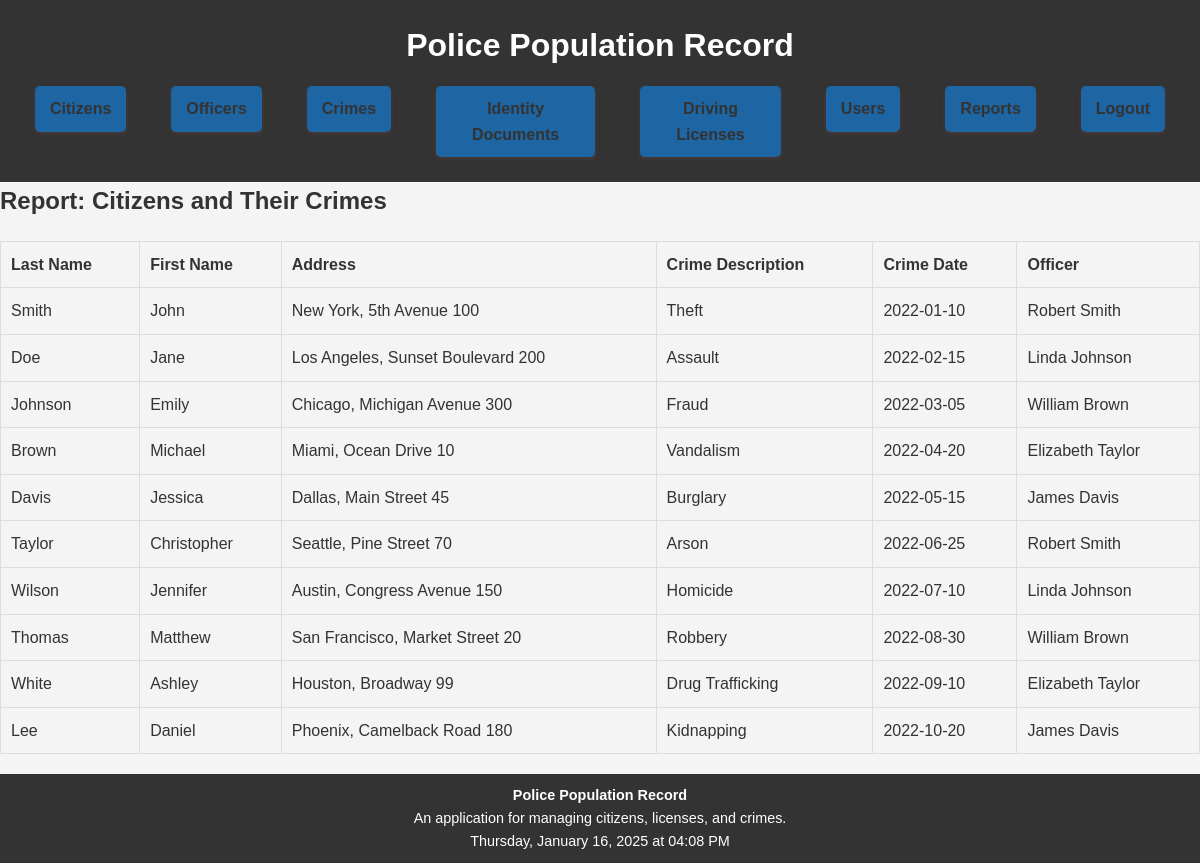
/pages/report_citizens_crimes.php (signed in), run on the app's committed database.
### tables this page shows
CREATE TABLE `crimes` (
  `Crime_ID` int(11) NOT NULL,
  `Description` varchar(1000) NOT NULL,
  `Crime_Date` date NOT NULL,
  `Citizen_ID` int(11) DEFAULT NULL,
  `Officer_ID` int(11) DEFAULT NULL
);

CREATE TABLE `citizens` (
  `Citizen_ID` int(11) NOT NULL,
  `Last_Name` varchar(50) NOT NULL,
  `First_Name` varchar(50) NOT NULL,
  `SSN` char(13) NOT NULL,
  `Birth_Date` date NOT NULL,
  `Address_ID` int(11) DEFAULT NULL
);

### pages/report_citizens_crimes.php (the view, shortened to what this page needs)
<?php
include '../config/database.php';
include '../includes/header.php';
$query = "SELECT Citizens.Citizen_ID, Citizens.Last_Name, Citizens.First_Name,
                 CONCAT(Addresses.City, ', ', Addresses.Street, ' ', Addresses.Number) AS Address,
                 Crimes.Description AS Crime_Description, Crimes.Crime_Date,
                 CONCAT(Officers.First_Name, ' ', Officers.Last_Name) AS Officer_Name
          FROM Citizens
          LEFT JOIN Addresses ON Citizens.Address_ID = Addresses.Address_ID
          LEFT JOIN Crimes ON Citizens.Citizen_ID = Crimes.Citizen_ID
          LEFT JOIN Officers ON Crimes.Officer_ID = Officers.Officer_ID
          WHERE Crimes.Crime_Date IS NOT NULL";
$stmt = $conn->prepare($query);
$stmt->execute();
$results = $stmt->fetchAll(PDO::FETCH_ASSOC);
?>
<h2>Report: Citizens and Their Crimes</h2>
<table border="1">
    <tr>
        <th>Last Name</th>
        <th>First Name</th>
        <th>Address</th>
        <th>Crime Description</th>
        <th>Crime Date</th>
        <th>Officer</th>
    </tr>
    <?php foreach ($results as $row): ?>
        <tr>
            <td><?= htmlspecialchars($row['Last_Name']); ?></td>
            <td><?= htmlspecialchars($row['First_Name']); ?></td>
            <td><?= htmlspecialchars($row['Address']); ?></td>
            <td><?= htmlspecialchars($row['Crime_Description']); ?></td>
            <td><?= htmlspecialchars($row['Crime_Date']); ?></td>
            <td><?= htmlspecialchars($row['Officer_Name']); ?></td>
        </tr>
    <?php endforeach; ?>
</table>
<?php include '../includes/footer.php'; ?>

### assets/style.css (style rules this page uses)
* { margin: 0; padding: 0; box-sizing: border-box; }
body { font-family: Arial, sans-serif; line-height: 1.6; color: #333; background-color: #f4f4f4; }
table { width: 100%; margin: 20px 0; border-collapse: collapse; }
table, th, td { border: 1px solid #ddd; }
th, td { padding: 10px; text-align: left; }
th { background-color: #f4f4f4; }

### data on the page
crimes: Citizen_ID.Last_Name "Smith", Citizen_ID.First_Name "John", Address "New York, 5th Avenue 100", Description "Theft", Crime_Date "2022-01-10", Officer_Name "Robert Smith"
crimes: Citizen_ID.Last_Name "Doe", Citizen_ID.First_Name "Jane", Address "Los Angeles, Sunset Boulevard 200", Description "Assault", Crime_Date "2022-02-15", Officer_Name "Linda Johnson"
crimes: Citizen_ID.Last_Name "Johnson", Citizen_ID.First_Name "Emily", Address "Chicago, Michigan Avenue 300", Description "Fraud", Crime_Date "2022-03-05", Officer_Name "William Brown"
crimes: Citizen_ID.Last_Name "Brown", Citizen_ID.First_Name "Michael", Address "Miami, Ocean Drive 10", Description "Vandalism", Crime_Date "2022-04-20", Officer_Name "Elizabeth Taylor"
crimes: Citizen_ID.Last_Name "Davis", Citizen_ID.First_Name "Jessica", Address "Dallas, Main Street 45", Description "Burglary", Crime_Date "2022-05-15", Officer_Name "James Davis"
crimes: Citizen_ID.Last_Name "Taylor", Citizen_ID.First_Name "Christopher", Address "Seattle, Pine Street 70", Description "Arson", Crime_Date "2022-06-25", Officer_Name "Robert Smith"
crimes: Citizen_ID.Last_Name "Wilson", Citizen_ID.First_Name "Jennifer", Address "Austin, Congress Avenue 150", Description "Homicide", Crime_Date "2022-07-10", Officer_Name "Linda Johnson"
crimes: Citizen_ID.Last_Name "Thomas", Citizen_ID.First_Name "Matthew", Address "San Francisco, Market Street 20", Description "Robbery", Crime_Date "2022-08-30", Officer_Name "William Brown"
crimes: Citizen_ID.Last_Name "White", Citizen_ID.First_Name "Ashley", Address "Houston, Broadway 99", Description "Drug Trafficking", Crime_Date "2022-09-10", Officer_Name "Elizabeth Taylor"
crimes: Citizen_ID.Last_Name "Lee", Citizen_ID.First_Name "Daniel", Address "Phoenix, Camelback Road 180", Description "Kidnapping", Crime_Date "2022-10-20", Officer_Name "James Davis"
